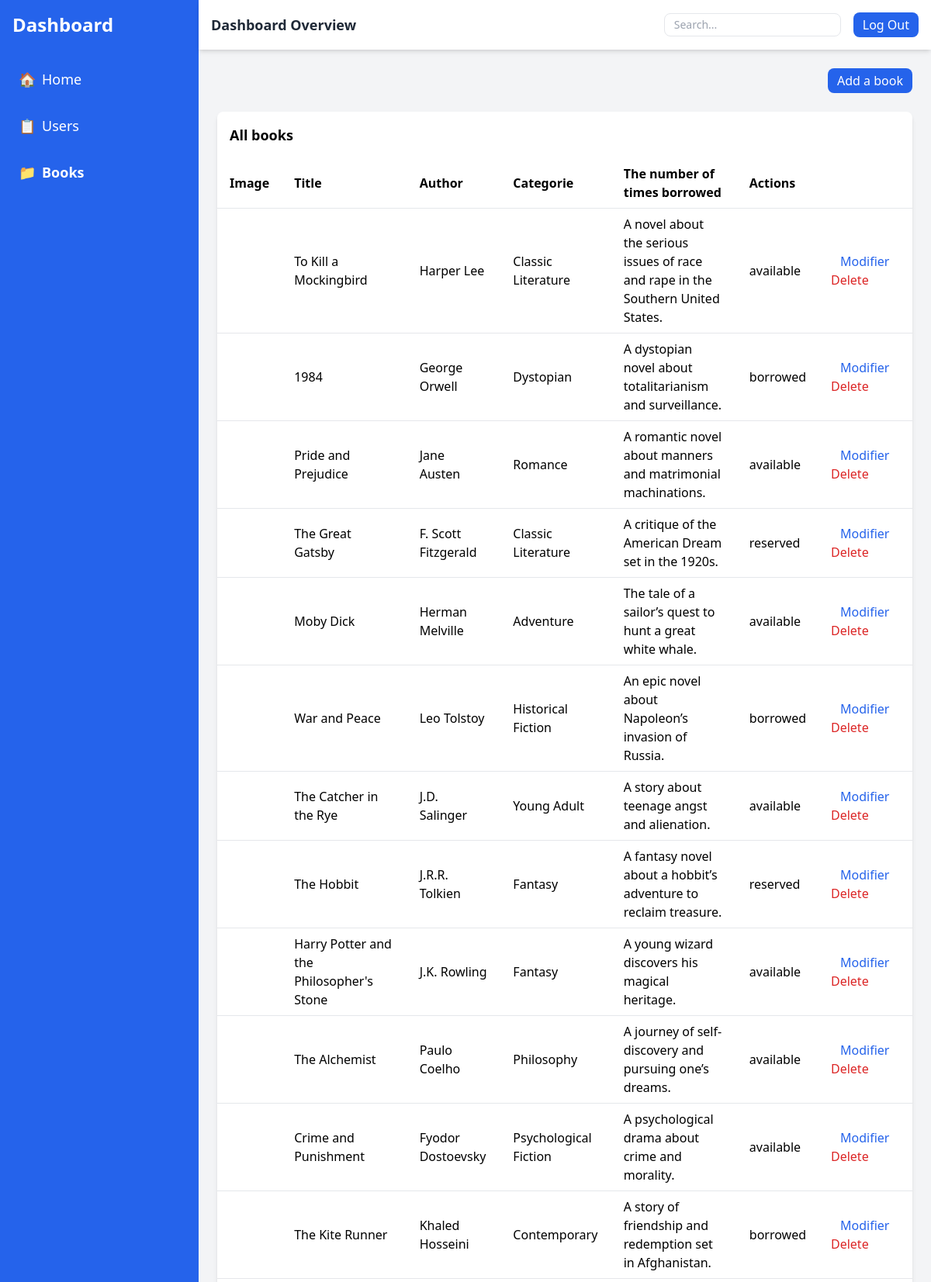
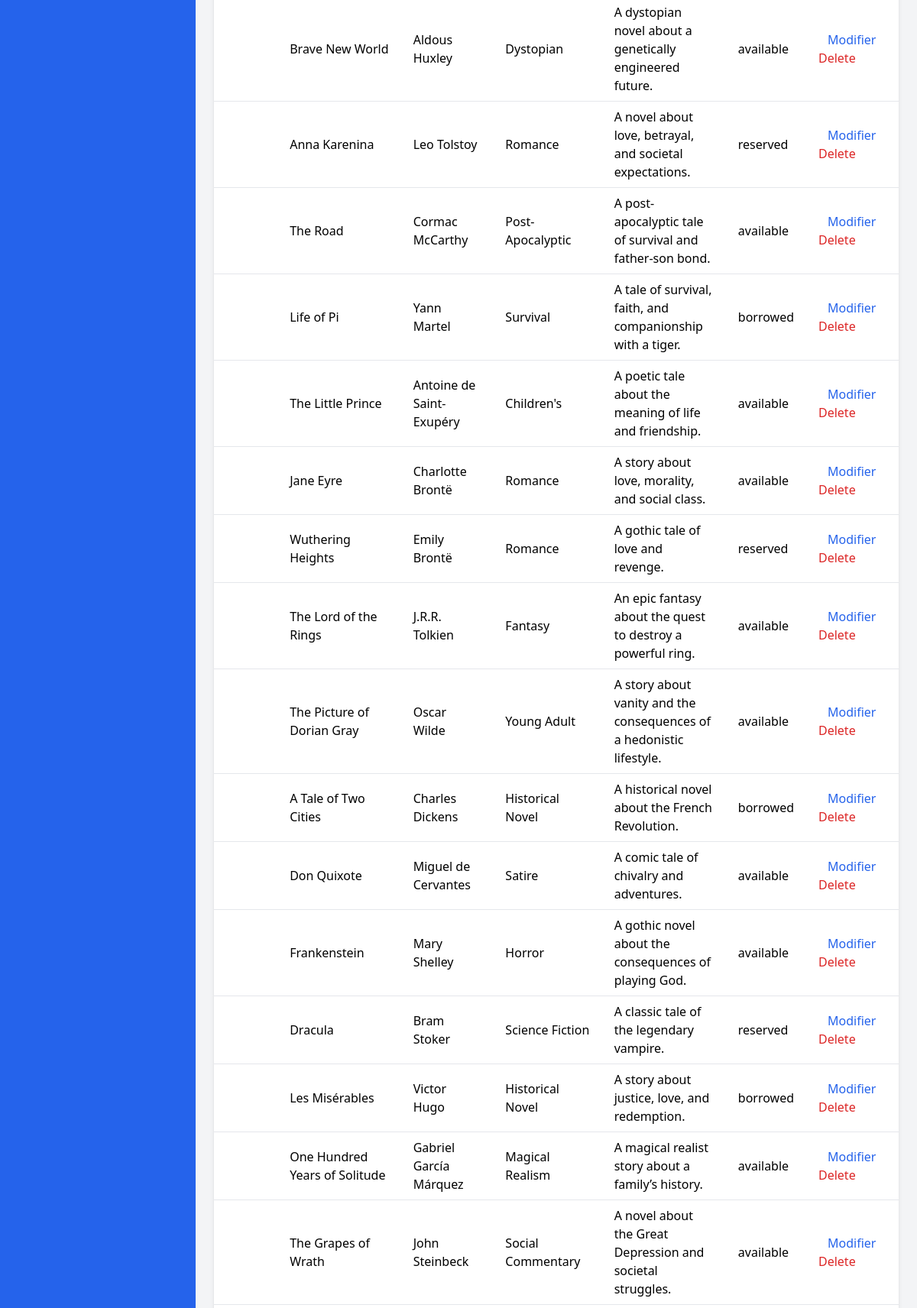
Page /AdminPages/Books.php (upper part) on the committed database (2 pictures, top to bottom).
### tables this page shows
CREATE TABLE books (
    id INT AUTO_INCREMENT PRIMARY KEY,
    title VARCHAR(255) NOT NULL,
    author VARCHAR(255) NOT NULL,
    category_id INT NOT NULL,
    cover_image VARCHAR(255), 
    summary TEXT,
    status ENUM('available', 'borrowed', 'reserved') DEFAULT 'available',
    created_at TIMESTAMP DEFAULT CURRENT_TIMESTAMP,
    FOREIGN KEY (category_id) REFERENCES categories(id) ON DELETE CASCADE
);

CREATE TABLE categories (
    id INT AUTO_INCREMENT PRIMARY KEY,
    name VARCHAR(255) NOT NULL
);

### AdminController/homepagecontroller.php (called while the page is built, shortened)
<?php
class Admin extends User{
    public function displayBooks(){
        $database = new Database();
        $db = $database->connect();
        $query = "SELECT books.title, books.author, categories.name, books.cover_image, books.summary, books.status FROM books join categories on books.category_id = categories.id";
        $stmt = $db->prepare($query);
        $stmt->execute();
        $results = $stmt->fetchAll(PDO::FETCH_ASSOC);
        return isset($results) ? $results : null;
    }
}
?>

### AdminPages/Books.php (the view, shortened to what this page needs)
<?php
require '../AdminController/homepagecontroller.php';
$database = new Database();
$db = $database->connect();
$admin = new Admin($db);
$books = $admin->displayBooks();
?>
<!DOCTYPE html>
<html lang="en">
<head>
    <script src="https://cdn.tailwindcss.com"></script>
    <link rel="stylesheet" href="https://cdnjs.cloudflare.com/ajax/libs/font-awesome/6.7.2/css/all.min.css" />
</head>
<body class="bg-gray-100 h-screen">
    <div class="flex h-full z-10">
        <aside class="w-64 bg-blue-600 text-white hidden md:block">
            <div class="p-4">
                <h1 class="text-2xl font-bold">Dashboard</h1>
            </div>
            <nav>
                <ul class="space-y-4 p-4">
                    <li><a href="Dashboard.php"
                            class="flex items-center gap-2 text-lg hover:bg-blue-500 p-2 rounded"><span>🏠</span>
                            Home</a></li>
                    <li><a href="UsersManaging.php"
                            class="flex items-center gap-2 text-lg hover:bg-blue-500 p-2 rounded"><span>📋</span>
                            Users</a></li>
                    <li><a href="Books.php"
                            class="flex items-center font-bold gap-2 text-lg hover:bg-blue-500 p-2 rounded"><span>📁</span>
                            Books</a></li>
                </ul>
            </nav>
        </aside>
        <div class="flex-1 flex flex-col">
            <header class="bg-white shadow-md p-4 flex justify-between items-center">
                <h2 class="text-lg font-bold text-gray-800">Dashboard Overview</h2>
                <div class="flex items-center space-x-4">
                    <input type="text" placeholder="Search..." class="py-1 px-3 border rounded-lg text-sm">
                    <a class="bg-blue-600 text-white py-1 px-3 rounded-lg" href="logout.php">Log Out</a>
                </div>
            </header>
            <main class="p-6 flex-1 overflow-y-auto">
            <div class="flex justify-end">
                <form action="" method="POST">
                <button class="bg-blue-600 text-white py-1 px-3 rounded-lg" name="addbook">Add a book</button>
                </form>
            </div>
                <div class="mt-6 bg-white rounded-lg shadow-md">
                    <h3 class="text-lg font-bold p-4">All books</h3>
                    <table class="w-full text-left border-collapse">
                        <thead>
                            <tr class="border-b">
                            <th class="py-2 px-4">Image</th>
                                <th class="py-2 px-4">Title</th>
                                <th class="py-2 px-4">Author</th>
                                <th class="py-2 px-4">Categorie</th>
                                <th class="py-2 px-4">The number of times borrowed</th>
                                <th class="py-2 px-4">Actions</th>
                            </tr>
                        </thead>
                        <tbody>
                        <?php foreach($books as $book) : ?>
                            <tr class="border-b hover:bg-gray-100">
                                <td class="py-2 px-4"><img src="<?php echo $book['cover_image']; ?>" alt="" width="50"></td>
                                <td class="py-2 px-4 cursor-pointer hover:text-blue-700 hover:font-bold hover:underline"><?php echo $book['title']; ?></td>
                                <td class="py-2 px-4"><?php echo $book['author']; ?></td>
                                <td class="py-2 px-4"><?php echo $book['name']; ?></td>
                                <td class="py-2 px-4"><?php echo $book['summary']; ?></td>
                                <td class="py-2 px-4"><?php echo $book['status']; ?></td>
                                <td class="py-2 px-4">
                                    <a href="#" class="text-blue-600 hover:underline mx-3 hover:text-blue-700 hover:underline">Modifier</a>
                                    <a href="#" class="text-red-600 hover:underline">Delete</a>
                                </td>
                            </tr>
                        <?php endforeach ?>
                        </tbody>
                    </table>
                </div>
            </main>
        </div>
    </div>
</body>
</html>

### rows in the picture
books: title "To Kill a Mockingbird", author "Harper Lee", category.name "Classic Literature", summary "A novel about the serious issues of race and rape in the Southern United States.", status "available"
books: title "1984", author "George Orwell", category.name "Dystopian", summary "A dystopian novel about totalitarianism and surveillance.", status "borrowed"
books: title "Pride and Prejudice", author "Jane Austen", category.name "Romance", summary "A romantic novel about manners and matrimonial machinations.", status "available"
books: title "The Great Gatsby", author "F. Scott Fitzgerald", category.name "Classic Literature", summary "A critique of the American Dream set in the 1920s.", status "reserved"
books: title "Moby Dick", author "Herman Melville", category.name "Adventure", summary "The tale of a sailor’s quest to hunt a great white whale.", status "available"
books: title "War and Peace", author "Leo Tolstoy", category.name "Historical Fiction", summary "An epic novel about Napoleon’s invasion of Russia.", status "borrowed"
books: title "The Catcher in the Rye", author "J.D. Salinger", category.name "Young Adult", summary "A story about teenage angst and alienation.", status "available"
books: title "The Hobbit", author "J.R.R. Tolkien", category.name "Fantasy", summary "A fantasy novel about a hobbit’s adventure to reclaim treasure.", status "reserved"
books: title "Harry Potter and the Philosopher's Stone", author "J.K. Rowling", category.name "Fantasy", summary "A young wizard discovers his magical heritage.", status "available"
books: title "The Alchemist", author "Paulo Coelho", category.name "Philosophy", summary "A journey of self-discovery and pursuing one’s dreams.", status "available"
books: title "Crime and Punishment", author "Fyodor Dostoevsky", category.name "Psychological Fiction", summary "A psychological drama about crime and morality.", status "available"
books: title "The Kite Runner", author "Khaled Hosseini", category.name "Contemporary", summary "A story of friendship and redemption set in Afghanistan.", status "borrowed"
books: title "Brave New World", author "Aldous Huxley", category.name "Dystopian", summary "A dystopian novel about a genetically engineered future.", status "available"
books: title "Anna Karenina", author "Leo Tolstoy", category.name "Romance", summary "A novel about love, betrayal, and societal expectations.", status "reserved"
books: title "The Road", author "Cormac McCarthy", category.name "Post-Apocalyptic", summary "A post-apocalyptic tale of survival and father-son bond.", status "available"
books: title "Life of Pi", author "Yann Martel", category.name "Survival", summary "A tale of survival, faith, and companionship with a tiger.", status "borrowed"
books: title "The Little Prince", author "Antoine de Saint-Exupéry", category.name "Children's", summary "A poetic tale about the meaning of life and friendship.", status "available"
books: title "Jane Eyre", author "Charlotte Brontë", category.name "Romance", summary "A story about love, morality, and social class.", status "available"
books: title "Wuthering Heights", author "Emily Brontë", category.name "Romance", summary "A gothic tale of love and revenge.", status "reserved"
books: title "The Lord of the Rings", author "J.R.R. Tolkien", category.name "Fantasy", summary "An epic fantasy about the quest to destroy a powerful ring.", status "available"
books: title "The Picture of Dorian Gray", author "Oscar Wilde", category.name "Young Adult", summary "A story about vanity and the consequences of a hedonistic lifestyle.", status "available"
books: title "A Tale of Two Cities", author "Charles Dickens", category.name "Historical Novel", summary "A historical novel about the French Revolution.", status "borrowed"
books: title "Don Quixote", author "Miguel de Cervantes", category.name "Satire", summary "A comic tale of chivalry and adventures.", status "available"
books: title "Frankenstein", author "Mary Shelley", category.name "Horror", summary "A gothic novel about the consequences of playing God.", status "available"
books: title "Dracula", author "Bram Stoker", category.name "Science Fiction", summary "A classic tale of the legendary vampire.", status "reserved"
books: title "Les Misérables", author "Victor Hugo", category.name "Historical Novel", summary "A story about justice, love, and redemption.", status "borrowed"
books: title "One Hundred Years of Solitude", author "Gabriel García Márquez", category.name "Magical Realism", summary "A magical realist story about a family’s history.", status "available"
books: title "The Grapes of Wrath", author "John Steinbeck", category.name "Social Commentary", summary "A novel about the Great Depression and societal struggles.", status "available"
